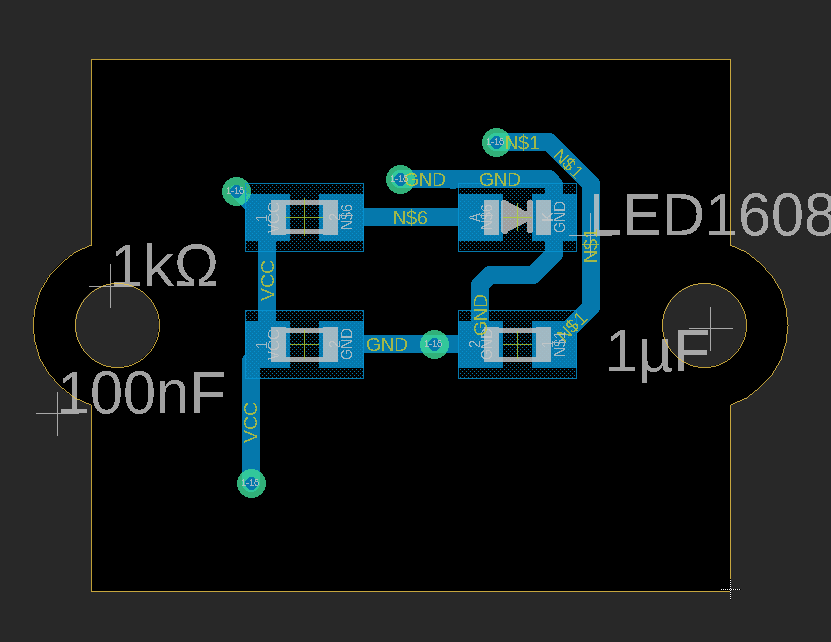
#> input picture board/BLDCdriver_test/encorder/parts_value.PNG, 831 x 642 px, given in place of the camera
$ python set_shikiichi.py
#> lines starting #> are read from the running program, lines starting #| are printed output that depends on the picture; after the words box and inside, x2 and y2 are one past the last pixel; in counts of white or black regions, pixels touching at a corner belong together
import cv2
import numpy as np

fps=5
global click_x
global click_y

def nichika(img,hsv_l,hsv_u,yuv_l,yuv_u):
    hsv=cv2.cvtColor(img,cv2.COLOR_BGR2HSV)
    yuv=cv2.cvtColor(img,cv2.COLOR_BGR2YUV)

    hsv2=cv2.inRange(hsv,np.array(hsv_l),np.array(hsv_u))
    yuv2=cv2.inRange(yuv,np.array(yuv_l),np.array(yuv_u))

    nichika=cv2.bitwise_and(hsv2,yuv2)

    return hsv2,yuv2,nichika

def det_click(event,x,y,frags,param):
    if event==cv2.EVENT_LBUTTONDOWN:
        hsv=cv2.cvtColor(img,cv2.COLOR_BGR2HSV)
        yuv=cv2.cvtColor(img,cv2.COLOR_BGR2YUV)
        print(f"(x,y)={(x,y)}")
        print(f"hsv:{hsv[y][x]}")
        print(f"yuv:{yuv[y][x]}")


camera=cv2.VideoCapture(0)
camera.set(cv2.CAP_PROP_FRAME_HEIGHT,320)
camera.set(cv2.CAP_PROP_FRAME_WIDTH,320)
camera.set(cv2.CAP_PROP_FOURCC, cv2.VideoWriter_fourcc("R","G","B","3"))
camera.set(cv2.CAP_PROP_BUFFERSIZE,1)
camera.set(cv2.CAP_PROP_FPS,fps)

lhsv,uhsv=[0,0,0],[179,255,255]
lyuv,uyuv=[0,0,0],[255,255,255]

i=0

while True:

    ret,img=camera.read()
#> img is the input picture: shape (642, 831, 3); mean B, G, R 29.6, 27.9, 20.9
    img=img[29:,0:303]
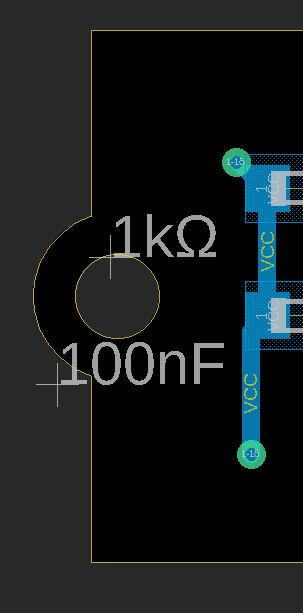
#> img: shape (613, 303, 3); mean B, G, R 27.8, 26.9, 21.9
    img=np.insert(img,291,np.zeros((15,303,3)),axis=0)
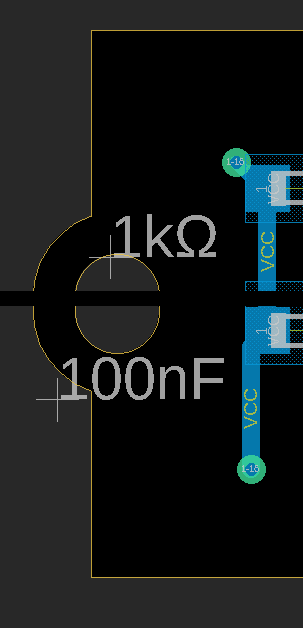
#> img: shape (628, 303, 3); mean B, G, R 27.1, 26.3, 21.4

    height, width=img.shape[:2]
#> height = 628; width = 303
    img=cv2.circle(img,(int(width/2),int(height/2)),int(width/2)+6+25,color=(0,0,0),thickness=50)
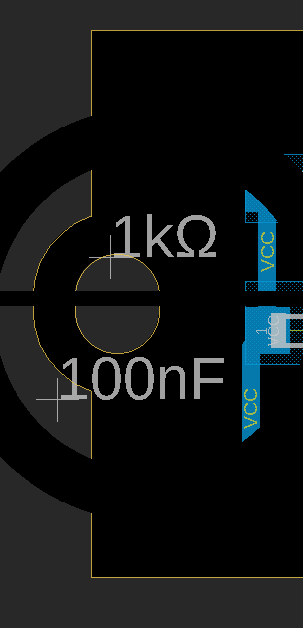
#> img: shape (628, 303, 3); 8.5% of pixels changed, all inside (x1, y1, x2, y2) = (0, 116, 303, 513)


    if not ret:
        break

    key=cv2.waitKey(1)
#> (key Esc is pressed here)
    if key==32:
        lhsv_in=input("Low(h,s,v)=").split(",")
        uhsv_in=input("Up(h,s,v)=").split(",")
        lyuv_in=input("Low(y,u,v)=").split(",")
        uyuv_in=input("Up(y,u,v)=").split(",")
        for outlist,inlist in [[lhsv,lhsv_in],[uhsv,uhsv_in],[lyuv,lyuv_in],[uyuv,uyuv_in]]:
            for n in range(0,3):
                if inlist[n]=="":
                    pass
                else:
                    print(inlist[n])
                    try:
                        outlist[n]=int(inlist[n])
                    except:
                        pass

        print(f"[hsv]=[{lhsv},{uhsv}]")
        print(f"[yuv]=[{lyuv},{uyuv}]")
    elif key==112:
        if i==0:
            i=1
            picname=input("~~~.jpg")
            pic=cv2.imread(f"/home/pi/Desktop/imgs/{picname}.jpg")
            img2=pic
        else:
            i=0
            img2=img
    else:
        if i==0:
            img2=img
        else:
            img2=pic

    hsv,yuv,nichi=nichika(img2,lhsv,uhsv,lyuv,uyuv)
#> in nichika, `hsv=cv2.cvtColor(img,cv2.COLOR_BGR2HSV)`: hsv: shape (628, 303, 3); mean H, S, V 3, 7.6, 22.1
#> in nichika, `yuv=cv2.cvtColor(img,cv2.COLOR_BGR2YUV)`: yuv: shape (628, 303, 3); mean of channels 0, 1, 2 19.8, 128.7, 126.2
#> in nichika, `hsv2=cv2.inRange(hsv,np.array(hsv_l),np.array(hsv_u))`: hsv2: shape (628, 303); every value is 255
    cv2.imshow("nichi",nichi)
    cv2.imshow("hsv",hsv)
    cv2.imshow("yuv",yuv)
    cv2.imshow("img",img2)

    cv2.setMouseCallback("hsv",det_click,param=img2)
    cv2.setMouseCallback("yuv",det_click,param=img2)
    cv2.setMouseCallback("img",det_click,param=img2)

    if key==27:
        break


camera.release()
cv2.destroyAllWindows()
